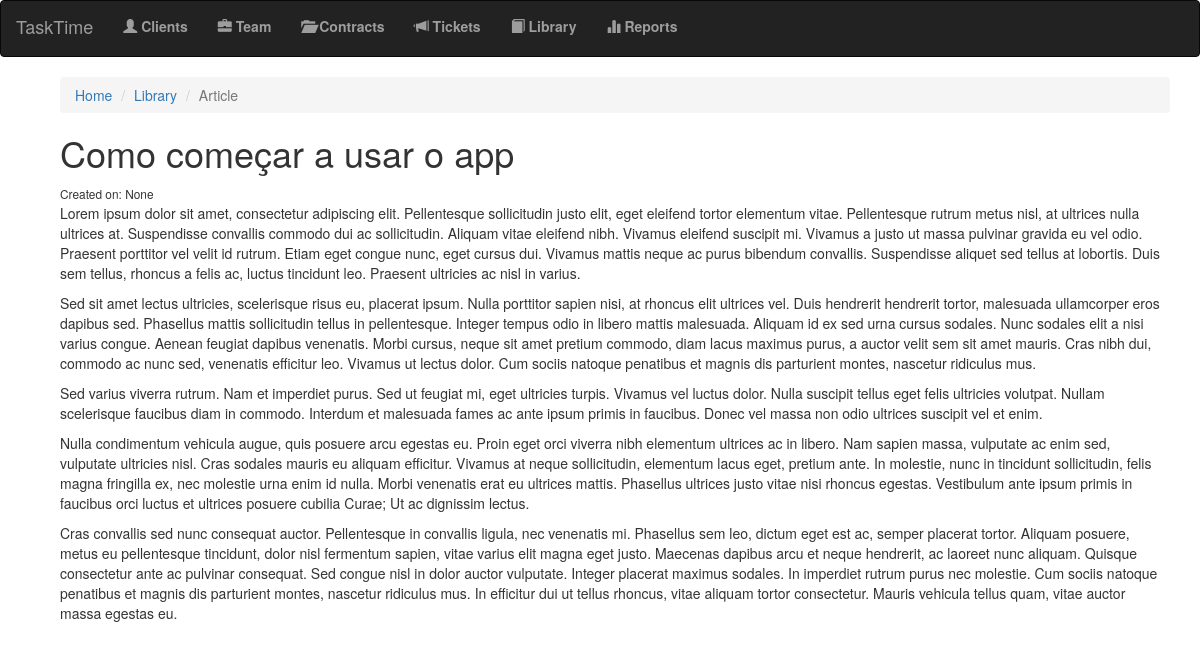
The app's page /article/1 with its own data.
### app/models/dbs.py (models this page shows, shortened)
class Article(db.Model):
    id = db.Column(db.Integer, primary_key=True)
    title = db.Column(db.String)
    content = db.Column(db.String)
    attachments = db.Column(db.String)
    author = db.Column(db.Integer, db.ForeignKey('user.id'))
    created_on = db.Column(db.DateTime, default=datetime.datetime.now)

### app/routes/library.py (the view)
@app.route('/article/<int:id>')
def show_article(id):
    article = Article.query.get(id)
    return render_template('library/article.html',
                            article=article)

### app/templates/library/article.html
{% extends 'base.html' %}
{% block content %}
<section class="container">
	<article class="col-md-12">
		<header>
			<ol class="breadcrumb">
			  <li><a href={{ url_for('index') }}>Home</a></li>
			  <li><a href={{ url_for('show_articles') }}>Library</a></li>
			  <li class="active">Article</li>
			</ol>
			<h1>{{ article.title }}<small>{{ article.author.name }}</small></h1>
			<small>Created on: {{ article.created_on }}</small>
		</header>
		<div>
			{{ article.content|safe }}
		</div>
	</article>
</section>
{% endblock %}

### records on screen
Article: title "Como começar a usar o app", created_on "None", content "Lorem ipsum dolor sit amet, consectetur adipiscing elit. Pellentesque sollicitudin justo elit, eget eleifend tortor elementum vitae. Pellentesque rutrum metus nisl, at ultrices nulla ultrices at. Suspendisse convallis commodo dui ac sollicitudin. Aliquam vitae eleifend nibh. Vivamus eleifend suscipit mi. Vivamus a justo ut massa pulvinar gravida eu vel odio. Praesent porttitor vel velit id rutrum. Etiam eget congue nunc, eget cursus dui. Vivamus mattis neque ac purus bibendum convallis. Suspendisse aliquet sed tellus at lobortis. Duis sem tellus, rhoncus a felis ac, luctus tincidunt leo. Praesent ultricies ac nisl in varius. Sed sit amet lectus ultricies, scelerisque risus eu, placerat…"
